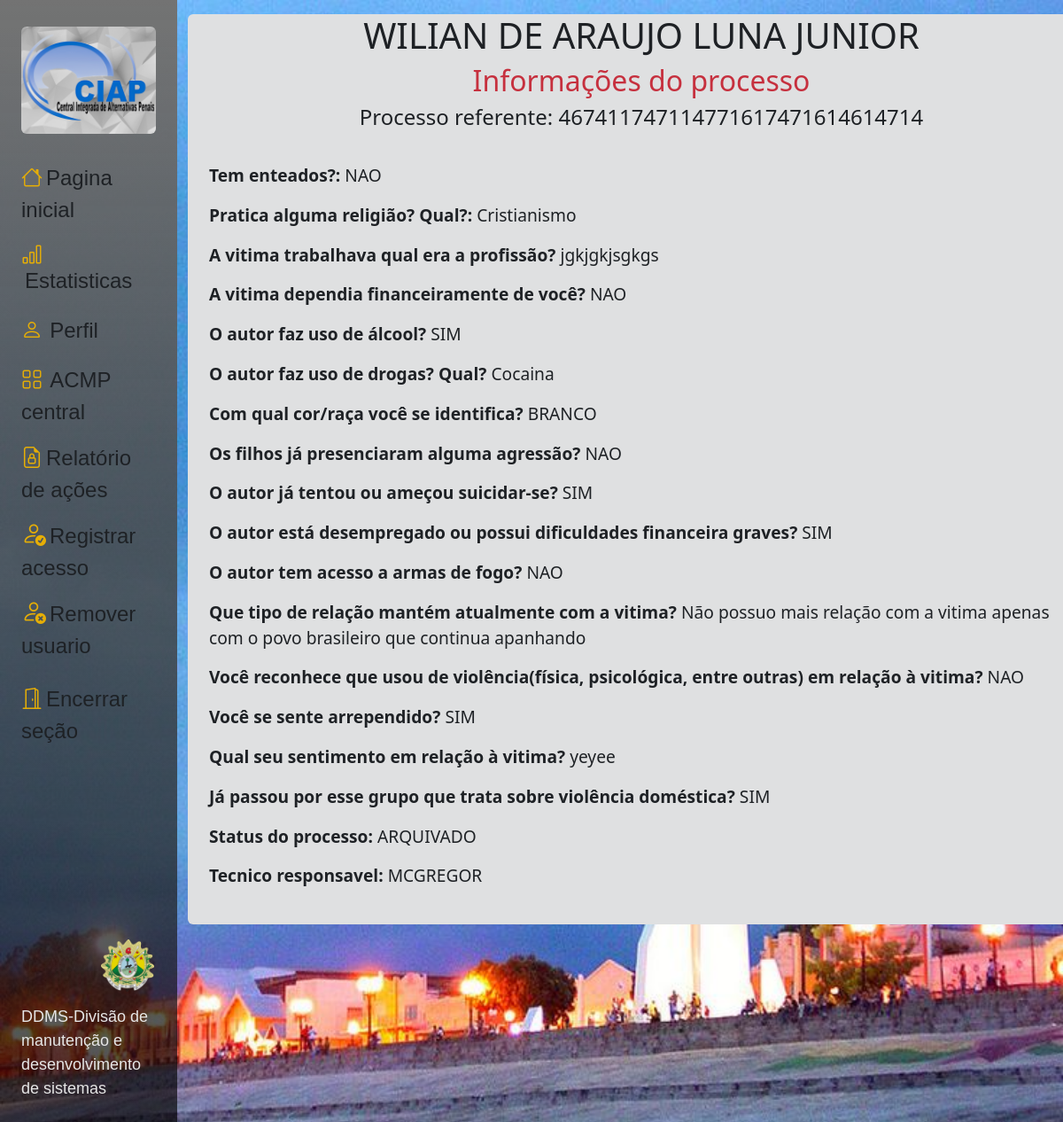
Screenshot of /base/busca/process_info/467411747114771617471614614714/ (signed in) with the database file from the repository.
### core/models.py (models this page shows, shortened)
class Cidadao(models.Model):
    unidade = models.CharField(
                        choices=c_unidade,
                        max_length=15,
                        null=False,
                        blank=False,
                        default='Não informado',
                        )
    cpf = models.CharField(max_length=11, primary_key=True, verbose_name='Cpf:', unique=True)
    nome = models.CharField(max_length=80, verbose_name='Nome completo:')
    nome_social = models.CharField(max_length=80, blank=True, null=True, verbose_name='Nome social:', default='Não definido')
    endereco = models.CharField(max_length=80, verbose_name='Endereço:')
    moradia_situacao = models.CharField(
                        max_length=15,
                        choices=c_moradia_situacao,
                        verbose_name='Situação de moradia, tipo de ocupação:',
                        blank=True,
                        null=True
                    )
    moradia_tipo = models.CharField(
                        max_length=9,
                        choices=c_moradia_tipo,
                        verbose_name='Tipo de moradia:',
                        blank=True,
                        null=True
                    )
    cidade = models.CharField(max_length=20, verbose_name='Cidade:')
    telefone = models.CharField(max_length=13, verbose_name='Telefone:')
    estado = models.CharField(
                    choices=c_estado,
                    verbose_name='Estado:',
                    max_length=19,
                    blank=False,
                    null=False,
                    default='Não informado',
                     )
    data_nascimento = models.DateField(blank=False, verbose_name='Data de Nascimento: Ex:(dia/mês/ano)')
    idade = models.CharField(max_length=2, verbose_name='Idade:')
    naturalidade = models.CharField(max_length=50, verbose_name='Naturalidade:')
    sexo = models.CharField(max_length=1, choices=c_sexo, blank=False,  null=False, verbose_name='Sexo:')
    mae = models.CharField(max_length=50, verbose_name='Nome da mãe:')
    estado_civil = models.CharField(choices=c_estado_civil,
                                    default='selecione',
                                    max_length=20)
    remuneracao = models.CharField(max_length=20, choices=c_remuneracao, default='Não informado', verbose_name='Remuneração:')
    renda_individual = models.CharField(max_length=50, choices=c_renda_invidual, null=True, blank=True)
    cor_raca = models.CharField(max_length=8, choices=c_raca_cor, verbose_name='Cor/Raça:', blank=False, null=False)
    escolaridade = models.CharField(
                                choices=c_escolaridade,
                                max_length=22,
                                default='selecione',
                                blank=False,
                                null=False,
                                    )
    data_entrada = models.DateField(auto_now_add=True)
    class Meta:
        indexes = [
            models.Index(fields=['nome']),
            models.Index(fields=['unidade']),
        ]

class ViolenDomest(models.Model):
    cidadao = models.ForeignKey(Cidadao, on_delete=models.CASCADE, to_field='cpf', related_name='form_violencia_domes')
    process_referente = models.CharField(max_length=30, blank=False, verbose_name='A qual processo isso se refere?', unique=True)
    status_process = models.CharField(
                                    default='NAO INFORMADO',
                                    choices=c_status_process,
                                    max_length=13,
                                    verbose_name='Status do processo'
                                    )
    data_form_viole = models.DateField(auto_now_add=True)
    enteados = models.CharField(
                                default='Selecione',
                                choices=c_sim_nao,
                                max_length=9,
                                verbose_name='Tem enteados?'
                                 )
    religiao = models.CharField(
                                blank=True,
                                null=True,
                                max_length=80,
                                verbose_name='Pratica alguma religião? Qual?'
                                )
    trab_vitima = models.CharField(max_length=80, blank=True, null=True, verbose_name='A vitima trabalhava qual era a profissão?')
    dependencia_fin = models.CharField(
                                        default='Selecione',
                                        choices=c_sim_nao,
                                        max_length=80,
                                        verbose_name='A vitima dependia financeiramente de você?'
                                        )
    autor_alcool = models.CharField(
                                    default='Selecione',
                                    choices=c_sim_nao,
                                    verbose_name='O autor faz uso de álcool?',
                                    max_length=9
                                    )
    uso_drogas_viole = models.CharField(
                                        max_length=80,
                                        blank= True,
                                        null=True,
                                        verbose_name='O autor faz uso de drogas? Qual?'
                                        )
    raça_ident = models.CharField(
                                    default='Selecione',
                                    choices=c_raca_cor,
                                    verbose_name='Com qual cor/raça você se identifica?',
                                    max_length=8
                                )
    filhos_agress = models.CharField(
                                    default='Selecione',
                                    choices=c_sim_nao,
                                    verbose_name='Os filhos já presenciaram alguma agressão?',
                                    max_length=9
                                    )
    ameacar_suicidio = models.CharField(
                                        default='Selecione',
                                        choices=c_sim_nao,
                                        verbose_name='O autor já tentou ou ameçou suicidar-se?',
                                        max_length=9
                                        )
    dificul_finan = models.CharField(
                                    default='Selecione',
                                    choices=c_sim_nao,
                                    verbose_name='O autor está desempregado ou possui dificuldades financeira graves?',
                                    max_length=9
                                    )
    acesso_armas = models.CharField(
                                    default='Selecione',
                                    choices=c_sim_nao,
                                    verbose_name='O autor tem acesso a armas de fogo?',
                                    max_length=9
                                    )
    relacao_vit = models.CharField(
                                    blank=True,
                                    null=True,
                                    verbose_name ='Que tipo de relação mantém atualmente com a vitima?',
                                    max_length=200
                                    )
    reconhe_violencia = models.CharField(
                                        default='Selecione',
                                        choices=c_sim_nao,
                                        verbose_name='Você reconhece que usou de violência(física, psicológica, entre outras) em relação à vitima?',
                                        max_length=9
                                        )
    arrepen = models.CharField(
                                default='Selecione',
                                choices=c_sim_nao,
                                verbose_name='Você se sente arrependido?',
                                max_length=9
                                )
    sentim_vitim = models.CharField(
                                    blank=True,
                                    null=True,
                                    verbose_name='Qual seu sentimento em relação à vitima?',
                                    max_length=300,
                                    )
    passagen_ant = models.CharField(
                                    default='Selecione',
                                    choices=c_sim_nao,
                                    verbose_name='Já passou por esse grupo que trata sobre violência doméstica?',
                                    max_length=9
                                    )
    tecnico_responsavel_vio = models.CharField(
                                            blank=False,
                                            null=False,
                                            verbose_name='Tecnico reponsavel:',
                                            max_length=80
                                            )

### core/views.py (the view)
# urls.py: path('base/busca/process_info/<str:process_referente>/', views.violen_info, name='violen_info'),
@login_required
def violen_info(request, process_referente):
    model = get_object_or_404(ViolenDomest, process_referente=process_referente)
    cidadao = model.cidadao
    processos = cidadao.form_violencia_domes.first()
    context = {
        'cidadao': cidadao,
        'processo': model,
        'processos': processos,
    }
    return render(request, 'commons/include/process_more.html', context)

### templates/commons/include/process_more.html (shortened to what this page needs)
{% extends 'commons/include/new_base.html' %}
{% load static %}
{% block content %}
        <div class="container bg-light rounded">
            <div class="container">
                <h1 class="text-center">{{ cidadao.nome }}</h1>
                <div class="section-title d-flex justify-content-center">
                    <h2 class="text-danger">Informações do processo</h2>
                </div>
                <div class="info-item">
                    <h4 class="d-flex justify-content-center">Processo referente: {{ processo.process_referente }} </h4>
                    <br>
                    <p><strong>Tem enteados?:</strong> {{ processo.enteados }}</p>
                    <p><strong>Pratica alguma religião? Qual?:</strong> {{ processo.religiao }}</p>
                    <p><strong>A vitima trabalhava qual era a profissão?</strong> {{ processo.trab_vitima }}</p>
                    <p><strong>A vitima dependia financeiramente de você?</strong> {{ processo.dependencia_fin }}</p>
                    <p><strong>O autor faz uso de álcool?</strong> {{ processo.autor_alcool }}</p>
                    <p><strong>O autor faz uso de drogas? Qual?</strong> {{ processo.uso_drogas_viole }}</p>
                    <p><strong>Com qual cor/raça você se identifica?</strong> {{ processo.raça_ident }}</p>
                    <p><strong>Os filhos já presenciaram alguma agressão?</strong> {{ processo.filhos_agress }}</p>
                    <p><strong>O autor já tentou ou ameçou suicidar-se?</strong> {{ processo.ameacar_suicidio }}</p>
                    <p><strong>O autor está desempregado ou possui dificuldades financeira graves?</strong> {{ processo.dificul_finan }}</p>
                    <p><strong>O autor tem acesso a armas de fogo?</strong> {{ processo.acesso_armas }}</p>
                    <p><strong>Que tipo de relação mantém atualmente com a vitima?</strong> {{ processo.relacao_vit }}</p>
                    <p><strong>Você reconhece que usou de violência(física, psicológica, entre outras) em relação à vitima?</strong> {{ processo.reconhe_violencia }}</p>
                    <p><strong>Você se sente arrependido?</strong> {{ processo.arrepen }}</p>
                    <p><strong>Qual seu sentimento em relação à vitima?</strong> {{ processo.sentim_vitim }}</p>
                    <p><strong>Já passou por esse grupo que trata sobre violência doméstica?</strong> {{ processo.passagen_ant }} </p>
                    <p><strong>Status do processo:</strong>  {{ processo.status_process }} </p>
                    <p><strong> Tecnico responsavel:</strong> {{ processo.tecnico_responsavel_vio }}</p>
                </div>
            </div>
            <br>
        </div>
{% endblock content %}

### static/css/base.css (style rules this page uses)
body { background-image: url('/media/acreImg.png'); background-size: cover; background-position: top left; background-repeat: no-repeat; background-attachment: fixed; filter: brightness(0.9) contrast(1.0); }
.container { width: 1000px; }
.info-item { font-size: larger; }

### rows the page displays
Cidadao: nome "WILIAN DE ARAUJO LUNA JUNIOR"
ViolenDomest: process_referente "467411747114771617471614614714", enteados "NAO", religiao "Cristianismo", trab_vitima "jgkjgkjsgkgs", dependencia_fin "NAO", autor_alcool "SIM", uso_drogas_viole "Cocaina", raça_ident "BRANCO", filhos_agress "NAO", ameacar_suicidio "SIM", dificul_finan "SIM", acesso_armas "NAO", relacao_vit "Não possuo mais relação com a vitima apenas com o povo brasileiro que continua apanhando", reconhe_violencia "NAO", arrepen "SIM", sentim_vitim "yeyee", passagen_ant "SIM", status_process "ARQUIVADO", tecnico_responsavel_vio "MCGREGOR"
